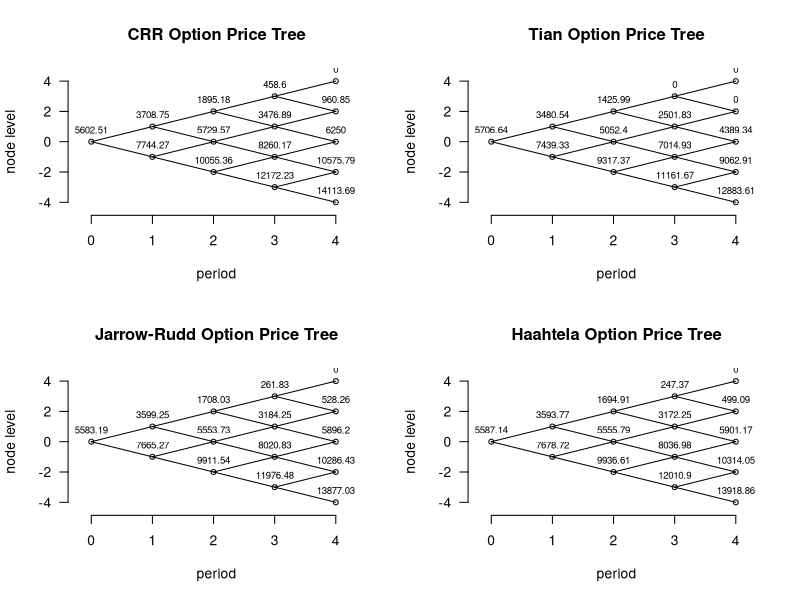

Write the R code that produced this figure.
#Input
rm(list = ls())

vol <- 0.284345044546826
S0  <- 23750
K   <- 30000
T   <- 1/2
N   <- 4
r   <- 0.07
dt  <- T / N

#Build stock-tree
build_stock_tree <- function(S, u, d, N) {
  tree <- matrix(0, nrow = N + 1, ncol = N + 1)

  for (i in 0:N) {
    for (j in 0:i) {
      tree[i + 1, j + 1] <- S * u^j * d^(i - j)
    }
  }

  tree
}

#Generate put option tree
price_put_tree <- function(stock_tree, q, r, dt, K) {
  n <- nrow(stock_tree) - 1
  option_tree <- matrix(0, nrow = n + 1, ncol = n + 1)

  option_tree[n + 1, ] <- pmax(K - stock_tree[n + 1, ], 0)

  for (i in n:1) {
    for (j in 1:i) {
      option_tree[i, j] <-
        ((1 - q) * option_tree[i + 1, j] +
           q * option_tree[i + 1, j + 1]) / exp(r * dt)
    }
  }

  option_tree
}

#Plot function
plot_tree <- function(tree_mat, main_title, digits = 2) {
  n <- nrow(tree_mat) - 1

  plot(
    NA,
    xlim = c(-0.2, n + 0.3),
    ylim = c(-n - 0.5, n + 0.5),
    xlab = "period",
    ylab = "node level",
    main = main_title,
    xaxt = "n",
    yaxt = "n",
    bty = "n"
  )

  axis(1, at = 0:n)
  axis(2, at = seq(-n, n, by = 2), las = 1)

  for (t in 0:n) {
    for (j in 0:t) {
      x <- t
      y <- 2 * j - t
      val <- round(tree_mat[t + 1, j + 1], digits)

      if (t < n) {
        segments(x, y, x + 1, y + 1)
        segments(x, y, x + 1, y - 1)
      }

      points(x, y, pch = 1, cex = 0.8)
      text(x, y, labels = val, pos = 3, cex = 0.7)
    }
  }
}

#CRR model
u_crr <- exp(vol * sqrt(dt))
d_crr <- exp(-vol * sqrt(dt))
q_crr <- (exp(r * dt) - d_crr) / (u_crr - d_crr)

crr_stock <- build_stock_tree(S0, u_crr, d_crr, N)
crr_tree  <- price_put_tree(crr_stock, q_crr, r, dt, K)

#Tian model
v_tian <- exp(vol^2 * dt)

u_tian <- 0.5 * exp(r * dt) * v_tian *
  (v_tian + 1 + sqrt(v_tian^2 + 2 * v_tian - 3))

d_tian <- 0.5 * exp(r * dt) * v_tian *
  (v_tian + 1 - sqrt(v_tian^2 + 2 * v_tian - 3))

q_tian <- (exp(r * dt) - d_tian) / (u_tian - d_tian)

tian_stock <- build_stock_tree(S0, u_tian, d_tian, N)
tian_tree  <- price_put_tree(tian_stock, q_tian, r, dt, K)

#Jarrow-Rudd model
u_jr <- exp((r - 0.5 * vol^2) * dt + vol * sqrt(dt))
d_jr <- exp((r - 0.5 * vol^2) * dt - vol * sqrt(dt))
q_jr <- 0.5

jr_stock <- build_stock_tree(S0, u_jr, d_jr, N)
jr_tree  <- price_put_tree(jr_stock, q_jr, r, dt, K)

#Haahtela model
u_haahtela <- exp(r * dt) * (1 + sqrt(exp(vol^2 * dt) - 1))
d_haahtela <- exp(r * dt) * (1 - sqrt(exp(vol^2 * dt) - 1))
q_haahtela <- (exp(r * dt) - d_haahtela) / (u_haahtela - d_haahtela)

haahtela_stock <- build_stock_tree(S0, u_haahtela, d_haahtela, N)
haahtela_tree  <- price_put_tree(haahtela_stock, q_haahtela, r, dt, K)

#Plot four trees in one frame
layout(matrix(1:4, nrow = 2, byrow = TRUE))

plot_tree(crr_tree, "CRR Option Price Tree")
plot_tree(tian_tree, "Tian Option Price Tree")
plot_tree(jr_tree, "Jarrow-Rudd Option Price Tree")
plot_tree(haahtela_tree, "Haahtela Option Price Tree")
